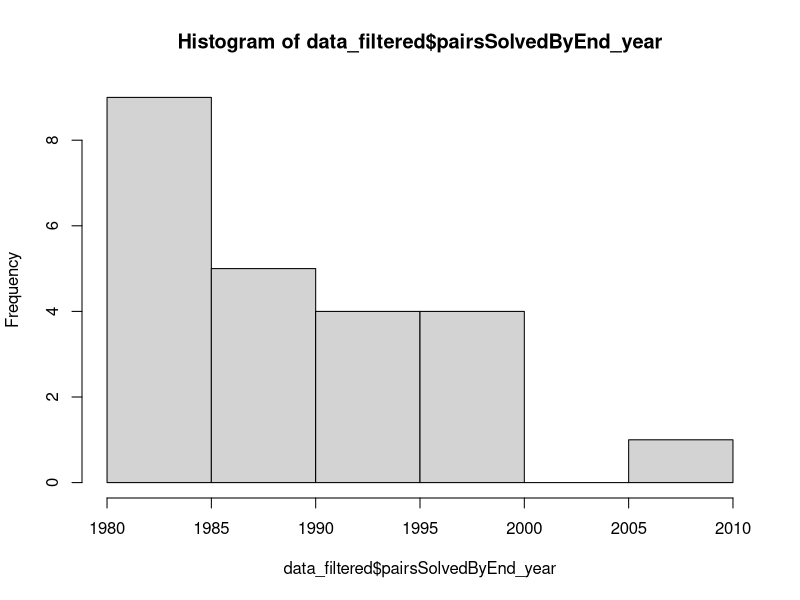
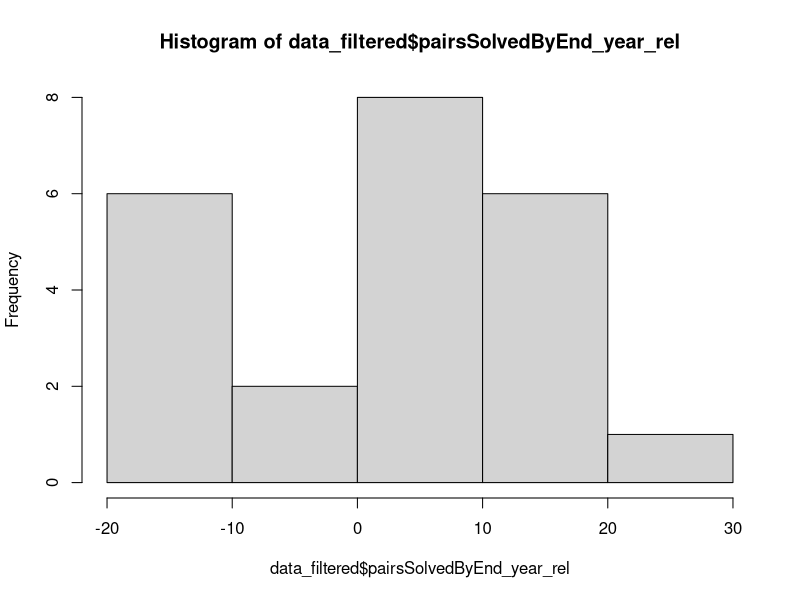
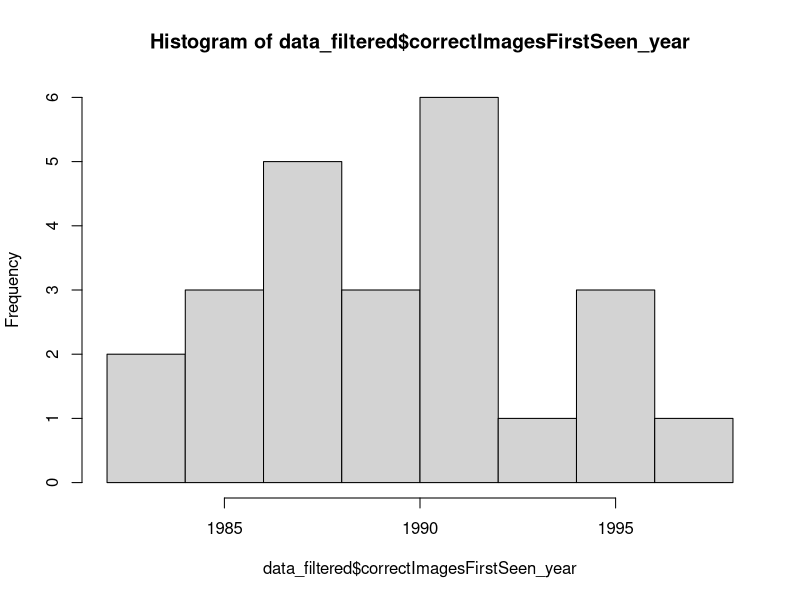
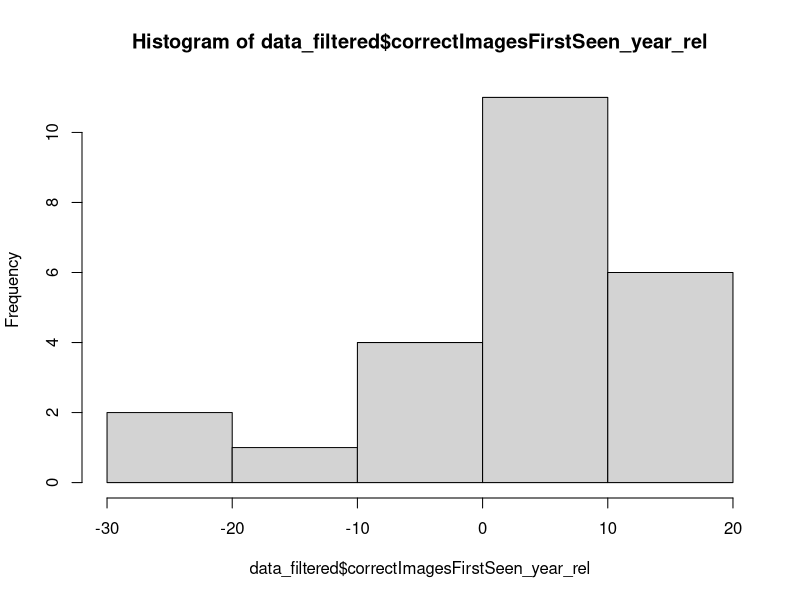
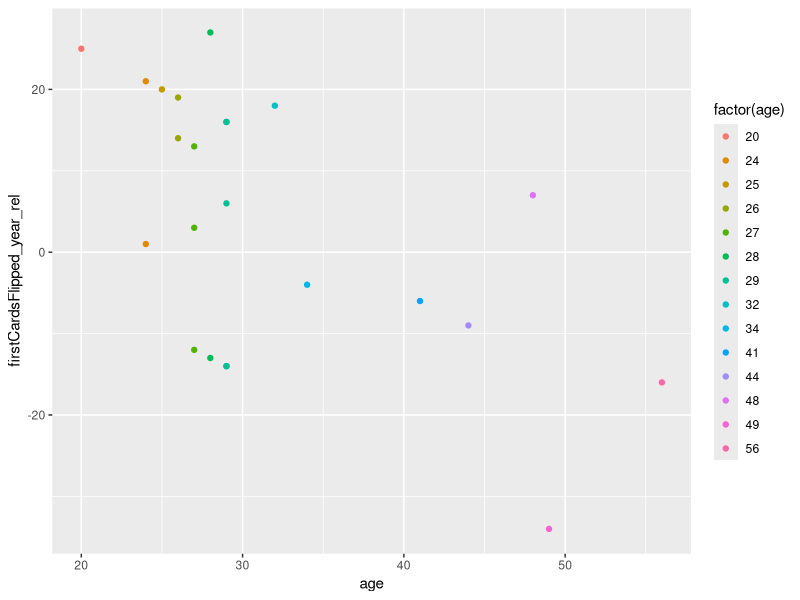
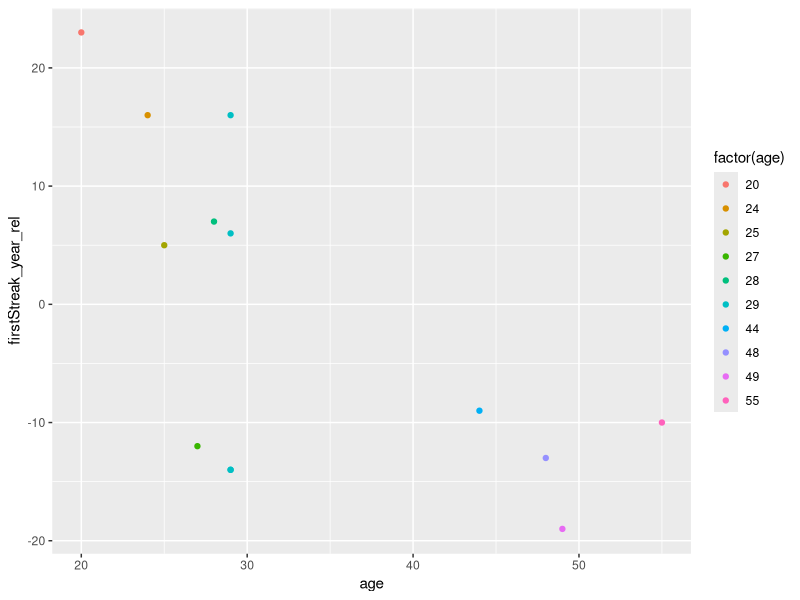
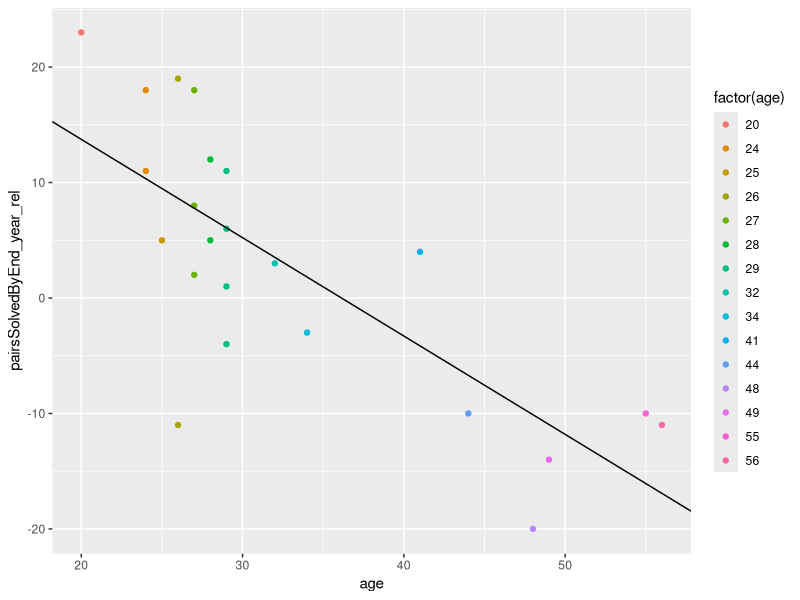
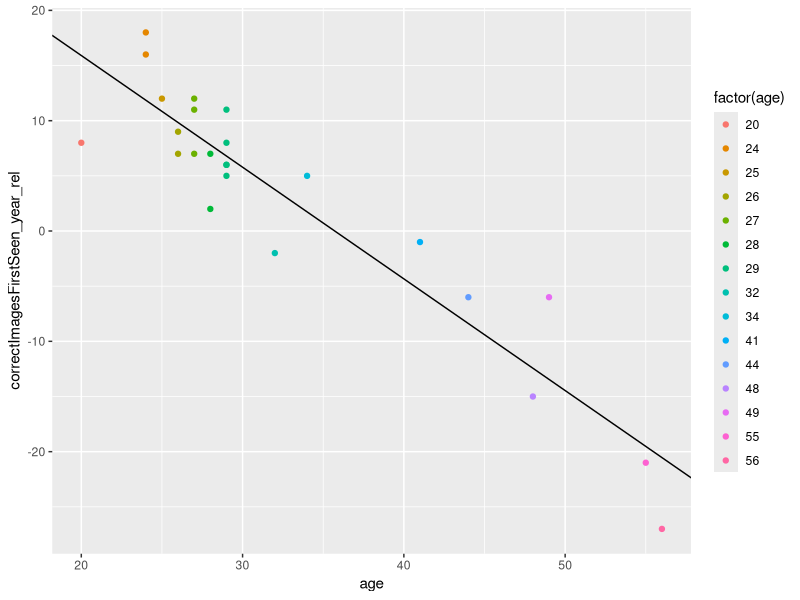

Recreate these plots in R, in order.
library(dplyr)
library(ggplot2)

setwd("~/Documents/CS6795_survey/LogAnalysis")
data <- read.csv("out.csv")

# compare each year column
# combase 

## histograpms
data_filtered = data %>% filter(age < 100)

hist(data_filtered$pairsSolvedByEnd_year)
hist(data_filtered$pairsSolvedByEnd_year_rel)

hist(data_filtered$correctImagesFirstSeen_year)
hist(data_filtered$correctImagesFirstSeen_year_rel)

## age correlations with answer year ##

# firstCardsFlipped_year

plot_me = data %>% 
  select(age,firstCardsFlipped_year_rel) %>%
  filter(age == age) %>%
  filter(age < 100) %>%
  filter(firstCardsFlipped_year_rel != 0)

ggplot(plot_me, aes(x = age, y = firstCardsFlipped_year_rel)) +
geom_point(aes(color = factor(age)))

# firstStreak_year

plot_me = data %>% 
  select(age,firstStreak_year_rel) %>%
  filter(age == age) %>%
  filter(age < 100) %>%
  filter(firstStreak_year_rel != 0)

ggplot(plot_me, aes(x = age, y = firstStreak_year_rel)) +
  geom_point(aes(color = factor(age)))

# pairsSolvedByEnd_year

plot_me = data %>% 
  select(age,pairsSolvedByEnd_year_rel) %>%
  filter(age == age) %>%
  filter(age < 100) %>%
  filter(pairsSolvedByEnd_year_rel != 0)

lmodel <- lm(plot_me$pairsSolvedByEnd_year_rel ~ plot_me$age)
summary(lmodel)

ggplot(plot_me, aes(x = age, y = pairsSolvedByEnd_year_rel)) +
  geom_point(aes(color = factor(age))) + 
  geom_abline(intercept=coef(lmodel)[1], slope=coef(lmodel)[2])

# correctImagesFirstSeen_year

plot_me = data %>% 
  select(age,correctImagesFirstSeen_year_rel) %>%
  filter(age == age) %>%
  filter(age < 100) %>%
  filter(correctImagesFirstSeen_year_rel != 0)

lmodel <- lm(plot_me$correctImagesFirstSeen_year_rel ~ plot_me$age)
summary(lmodel)

ggplot(plot_me, aes(x = age, y = correctImagesFirstSeen_year_rel)) +
  geom_point(aes(color = factor(age))) + 
  geom_abline(intercept=coef(lmodel)[1], slope=coef(lmodel)[2])

# correctImagesByEnd_year

plot_me = data %>% 
  select(age,correctImagesByEnd_year) %>%
  filter(age == age) %>%
  filter(age < 100) %>%
  filter(correctImagesByEnd_year != 0)

ggplot(plot_me, aes(x = age, y = correctImagesByEnd_year)) +
  geom_point(aes(color = factor(age)))

# numCardsCorrect

plot_me = data %>% 
  select(age,numCardsCorrect) %>%
  filter(age == age) %>%
  filter(age < 100) %>%
  filter(numCardsCorrect != 0)

ggplot(plot_me, aes(x = age, y = numCardsCorrect)) +
  geom_point(aes(color = factor(age)))

# numImagesCorrect

plot_me = data %>% 
  select(age,numImagesCorrect) %>%
  filter(age == age) %>%
  filter(age < 100) %>%
  filter(numImagesCorrect != 0)

ggplot(plot_me, aes(x = age, y = numImagesCorrect)) +
  geom_point(aes(color = factor(age)))


## gender correlations with answer year ##

# firstCardsFlipped_year

plot_me = data %>% 
  select(gender,firstCardsFlipped_year_rel) %>%
  filter(firstCardsFlipped_year_rel > -100) %>%
  filter(gender == gender) %>%
  filter(firstCardsFlipped_year_rel != 0)

ggplot(plot_me, aes(x = as.factor(gender), y = firstCardsFlipped_year_rel)) +
  geom_point(aes(color = factor(gender)))

# firstStreak_year

plot_me = data %>% 
  select(gender,firstStreak_year_rel) %>%
  filter(firstStreak_year_rel > -100) %>%
  filter(gender == gender) %>%
  filter(firstStreak_year_rel != 0)

ggplot(plot_me, aes(x = as.factor(gender), y = firstStreak_year_rel)) +
  geom_point(aes(color = factor(gender)))

t.test(firstStreak_year_rel ~ gender, data = plot_me, var.equal = TRUE)

# pairsSolvedByEnd_year

plot_me = data %>% 
  select(gender,pairsSolvedByEnd_year_rel) %>%
  filter(pairsSolvedByEnd_year_rel > -100) %>%
  filter(gender == gender) %>%
  filter(pairsSolvedByEnd_year_rel != 0)

ggplot(plot_me, aes(x = as.factor(gender), y = pairsSolvedByEnd_year_rel)) +
  geom_point(aes(color = factor(gender)))

t.test(pairsSolvedByEnd_year_rel ~ gender, data = plot_me, var.equal = TRUE)

# correctImagesFirstSeen_year

plot_me = data %>% 
  select(gender,correctImagesFirstSeen_year_rel, age) %>%
  filter(correctImagesFirstSeen_year_rel > -100) %>%
  filter(age == age) %>%
  filter(gender == gender) %>%
  filter(correctImagesFirstSeen_year_rel != 0)

ggplot(plot_me, aes(x = as.factor(gender), y = correctImagesFirstSeen_year_rel)) +
  geom_point(aes(color = factor(age)))

# correctImagesByEnd_year

plot_me = data %>% 
  select(gender,correctImagesByEnd_year_rel) %>%
  filter(correctImagesByEnd_year_rel > -100) %>%
  filter(gender == gender) %>%
  filter(correctImagesByEnd_year_rel != 0)

ggplot(plot_me, aes(x = as.factor(gender), y = correctImagesByEnd_year_rel)) +
  geom_point(aes(color = factor(gender)))

# numCardsCorrect

plot_me = data %>% 
  select(gender,numCardsCorrect) %>%
  filter(gender == gender) %>%
  filter(numCardsCorrect != 0)

ggplot(plot_me, aes(x = as.factor(gender), y = numCardsCorrect)) +
  geom_point(aes(color = factor(gender)))

# numImagesCorrect

plot_me = data %>% 
  select(gender,numImagesCorrect) %>%
  filter(gender == gender) %>%
  filter(numImagesCorrect != 0)

ggplot(plot_me, aes(x = as.factor(gender), y = numImagesCorrect)) +
  geom_point(aes(color = factor(gender)))

## politics ## 

# firstCardsFlipped_year

plot_me = data %>% 
  select(politicalParty,firstCardsFlipped_year_rel) %>%
  filter(firstCardsFlipped_year_rel > -100) %>%
  filter(politicalParty == politicalParty) %>%
  filter(politicalParty != "libertarian") %>%
  filter(politicalParty != "other") %>%
  filter(firstCardsFlipped_year_rel != 0)

ggplot(plot_me, aes(x = as.factor(politicalParty), y = firstCardsFlipped_year_rel)) +
  geom_point(aes(color = factor(politicalParty)))

t.test(firstCardsFlipped_year_rel ~ politicalParty, data = plot_me, var.equal = TRUE)

# firstCardsFlipped_year

plot_me = data %>% 
  select(politicalParty,firstStreak_year_rel) %>%
  filter(firstStreak_year_rel > -100) %>%
  filter(politicalParty == politicalParty) %>%
  filter(politicalParty != "libertarian") %>%
  filter(politicalParty != "other") %>%
  filter(firstStreak_year_rel != 0)

ggplot(plot_me, aes(x = as.factor(politicalParty), y = firstStreak_year_rel)) +
  geom_point(aes(color = factor(politicalParty)))

t.test(firstStreak_year_rel ~ politicalParty, data = plot_me, var.equal = TRUE)

# pairsSolvedByEnd_year (maybe significant, check relative)

plot_me = data %>% 
  select(politicalParty,pairsSolvedByEnd_year) %>%
  filter(politicalParty == politicalParty) %>%
  filter(politicalParty != "libertarian") %>%
  filter(politicalParty != "other") %>%
  filter(politicalParty != "") %>%
  filter(pairsSolvedByEnd_year != 0)

ggplot(plot_me, aes(x = as.factor(politicalParty), y = pairsSolvedByEnd_year)) +
  geom_point(aes(color = factor(politicalParty)))

t.test(pairsSolvedByEnd_year ~ politicalParty, data = plot_me, var.equal = TRUE)

# correctImagesFirstSeen_year

plot_me = data %>% 
  select(politicalParty,correctImagesFirstSeen_year_rel, age) %>%
  filter(age == age) %>%
  filter(correctImagesFirstSeen_year_rel > -100) %>%
  filter(politicalParty == politicalParty) %>%
  filter(politicalParty != "libertarian") %>%
  filter(politicalParty != "other") %>%
  filter(politicalParty != "") %>%
  filter(correctImagesFirstSeen_year_rel != 0)

ggplot(plot_me, aes(x = as.factor(politicalParty), y = correctImagesFirstSeen_year_rel)) +
  geom_point(aes(color = factor(age)))

# correctImagesByEnd_year (maybe significant, check relative)

plot_me = data %>% 
  select(politicalParty,correctImagesByEnd_year) %>%
  filter(politicalParty == politicalParty) %>%
  filter(correctImagesByEnd_year != 0)

ggplot(plot_me, aes(x = as.factor(politicalParty), y = correctImagesByEnd_year)) +
  geom_point(aes(color = factor(politicalParty)))

# numCardsCorrect

plot_me = data %>% 
  select(politicalParty,numCardsCorrect) %>%
  filter(politicalParty == politicalParty) %>%
  filter(numCardsCorrect != 0)

ggplot(plot_me, aes(x = as.factor(politicalParty), y = numCardsCorrect)) +
  geom_point(aes(color = factor(politicalParty)))

# numImagesCorrect

plot_me = data %>% 
  select(politicalParty,numImagesCorrect) %>%
  filter(politicalParty == politicalParty) %>%
  filter(numImagesCorrect != 0)

ggplot(plot_me, aes(x = as.factor(politicalParty), y = numImagesCorrect)) +
  geom_point(aes(color = factor(politicalParty)))

## education level ## 

# firstCardsFlipped_year

plot_me = data %>% 
  select(educationLevel,firstCardsFlipped_year) %>%
  filter(educationLevel == educationLevel) %>%
  filter(firstCardsFlipped_year != 0)

ggplot(plot_me, aes(x = as.factor(educationLevel), y = firstCardsFlipped_year)) +
  geom_point(aes(color = factor(educationLevel)))

# firstStreak_year

plot_me = data %>% 
  select(educationLevel,firstStreak_year_rel) %>%
  filter(firstStreak_year_rel > -100) %>%
  filter(educationLevel == educationLevel) %>%
  filter(educationLevel != "high-school") %>%
  filter(firstStreak_year_rel != 0)

ggplot(plot_me, aes(x = as.factor(educationLevel), y = firstStreak_year_rel)) +
  geom_point(aes(color = factor(educationLevel)))

t.test(firstStreak_year_rel ~ educationLevel, data = plot_me, var.equal = TRUE)

# pairsSolvedByEnd_year

plot_me = data %>% 
  select(educationLevel,pairsSolvedByEnd_year_rel) %>%
  filter(pairsSolvedByEnd_year_rel > -100) %>%
  filter(educationLevel == educationLevel) %>%
  filter(pairsSolvedByEnd_year_rel != 0)

ggplot(plot_me, aes(x = as.factor(educationLevel), y = pairsSolvedByEnd_year_rel)) +
  geom_point(aes(color = factor(educationLevel)))

# correctImagesFirstSeen_year

plot_me = data %>% 
  select(educationLevel,correctImagesFirstSeen_year_rel, age) %>%
  filter(age == age) %>%
  filter(age < 100) %>%
  filter(educationLevel == educationLevel) %>%
  filter(correctImagesFirstSeen_year_rel != 0)

ggplot(plot_me, aes(x = as.factor(educationLevel), y = correctImagesFirstSeen_year_rel)) +
  geom_point(aes(color = factor(age)))

# correctImagesByEnd_year

plot_me = data %>% 
  select(educationLevel,correctImagesByEnd_year) %>%
  filter(educationLevel == educationLevel) %>%
  filter(correctImagesByEnd_year != 0)

ggplot(plot_me, aes(x = as.factor(educationLevel), y = correctImagesByEnd_year)) +
  geom_point(aes(color = factor(educationLevel)))

# numCardsCorrect

plot_me = data %>% 
  select(educationLevel,numCardsCorrect) %>%
  filter(educationLevel == educationLevel) %>%
  filter(numCardsCorrect != 0)

ggplot(plot_me, aes(x = as.factor(educationLevel), y = numCardsCorrect)) +
  geom_point(aes(color = factor(educationLevel)))

# numImagesCorrect

plot_me = data %>% 
  select(educationLevel,numImagesCorrect) %>%
  filter(educationLevel == educationLevel) %>%
  filter(numImagesCorrect != 0)

ggplot(plot_me, aes(x = as.factor(educationLevel), y = numImagesCorrect)) +
  geom_point(aes(color = factor(educationLevel)))

## ethnicity ##

## martial yes, no ##

# age 
plot_me = data %>% 
  select(maritalStatus,age) %>%
  filter(age < 100) %>%
  filter(maritalStatus == maritalStatus)

ggplot(plot_me, aes(x = as.factor(maritalStatus), y = age)) +
  geom_point(aes(color = factor(maritalStatus)))

t.test(age ~ maritalStatus, data = plot_me, var.equal = TRUE)

# firstCardsFlipped_year

plot_me = data %>% 
  select(maritalStatus,firstCardsFlipped_year) %>%
  filter(maritalStatus == maritalStatus) %>%
  filter(firstCardsFlipped_year != 0)

ggplot(plot_me, aes(x = as.factor(maritalStatus), y = firstCardsFlipped_year)) +
  geom_point(aes(color = factor(maritalStatus)))

# firstStreak_year

plot_me = data %>% 
  select(maritalStatus,firstStreak_year_rel) %>%
  filter(firstStreak_year_rel > -100) %>%
  filter(maritalStatus == maritalStatus) %>%
  filter(firstStreak_year_rel != 0)

ggplot(plot_me, aes(x = as.factor(maritalStatus), y = firstStreak_year_rel)) +
  geom_point(aes(color = factor(maritalStatus)))

t.test(firstStreak_year_rel ~ maritalStatus, data = plot_me, var.equal = TRUE)

# pairsSolvedByEnd_year

plot_me = data %>% 
  select(maritalStatus,pairsSolvedByEnd_year_rel, age) %>%
  filter(pairsSolvedByEnd_year_rel > -100) %>%
  filter(maritalStatus == maritalStatus) %>%
  filter(pairsSolvedByEnd_year_rel != 0)

ggplot(plot_me, aes(x = as.factor(maritalStatus), y = pairsSolvedByEnd_year_rel)) +
  geom_point(aes(color = factor(age))) 

t.test(pairsSolvedByEnd_year_rel ~ maritalStatus, data = plot_me, var.equal = TRUE)

# correctImagesFirstSeen_year

plot_me = data %>% 
  select(maritalStatus,correctImagesFirstSeen_year, age) %>%
  filter(age == age) %>%
  filter(maritalStatus == maritalStatus) %>%
  filter(correctImagesFirstSeen_year != 0)

ggplot(plot_me, aes(x = as.factor(maritalStatus), y = correctImagesFirstSeen_year)) +
  geom_point(aes(color = factor(age)))

# correctImagesByEnd_year (maybe significant, check relative)

plot_me = data %>% 
  select(maritalStatus,correctImagesByEnd_year) %>%
  filter(maritalStatus == maritalStatus) %>%
  filter(correctImagesByEnd_year != 0)

ggplot(plot_me, aes(x = as.factor(maritalStatus), y = correctImagesByEnd_year)) +
  geom_point(aes(color = factor(maritalStatus)))

# numCardsCorrect

plot_me = data %>% 
  select(maritalStatus,numCardsCorrect) %>%
  filter(maritalStatus == maritalStatus) %>%
  filter(numCardsCorrect != 0)

ggplot(plot_me, aes(x = as.factor(maritalStatus), y = numCardsCorrect)) +
  geom_point(aes(color = factor(maritalStatus)))

# numImagesCorrect

plot_me = data %>% 
  select(maritalStatus,numImagesCorrect) %>%
  filter(maritalStatus == maritalStatus) %>%
  filter(numImagesCorrect != 0)

ggplot(plot_me, aes(x = as.factor(maritalStatus), y = numImagesCorrect)) +
  geom_point(aes(color = factor(maritalStatus)))

## gaming frequency (number) ##

# pairsSolvedByEnd_year

plot_me = data %>% 
  select(gamingFrequency,pairsSolvedByEnd_year_rel) %>%
  filter(gamingFrequency == gamingFrequency) %>%
  filter(pairsSolvedByEnd_year_rel != 0) %>%
  filter(pairsSolvedByEnd_year_rel> -100)

ggplot(plot_me, aes(x = as.factor(gamingFrequency), y = pairsSolvedByEnd_year_rel)) +
  geom_point(aes(color = factor(gamingFrequency)))

# correctImagesFirstSeen_year

plot_me = data %>% 
  select(gamingFrequency,correctImagesFirstSeen_year_rel, age) %>%
  filter(age == age) %>%
  filter(gamingFrequency == gamingFrequency) %>%
  filter(correctImagesFirstSeen_year_rel != 0) %>%
  filter(correctImagesFirstSeen_year_rel> -100)

ggplot(plot_me, aes(x = as.factor(gamingFrequency), y = correctImagesFirstSeen_year_rel)) +
  geom_point(aes(color = factor(age)))

## future outlook (number) ##

# pairsSolvedByEnd_year

plot_me = data %>% 
  select(futureOutlook,pairsSolvedByEnd_year_rel) %>%
  filter(futureOutlook == futureOutlook) %>%
  filter(pairsSolvedByEnd_year_rel != 0) %>%
  filter(pairsSolvedByEnd_year_rel > -100)

ggplot(plot_me, aes(x = as.factor(futureOutlook), y = pairsSolvedByEnd_year_rel)) +
  geom_point(aes(color = factor(futureOutlook)))

# correctImagesFirstSeen_year

plot_me = data %>% 
  select(futureOutlook,correctImagesFirstSeen_year_rel, age) %>%
  filter(age == age) %>%
  filter(futureOutlook == futureOutlook) %>%
  filter(correctImagesFirstSeen_year_rel != 0) %>%
  filter(correctImagesFirstSeen_year_rel > -100)

ggplot(plot_me, aes(x = as.factor(futureOutlook), y = correctImagesFirstSeen_year_rel)) +
  geom_point(aes(color = factor(age)))

# n-points

# age

plot_me = data %>% 
  select(n.points,age) %>%
  filter(n.points == n.points) %>%
  filter(n.points > 0) %>%
  filter(n.points < 30) %>%
  filter(age == age) %>%
  filter(age < 100)

ggplot(plot_me, aes(x = age, y = n.points)) +
  geom_point(aes(color = factor(n.points))) + 
  geom_smooth(aes(age,n.points), method="lm", se=F)

lmodel <- lm(plot_me$age ~ plot_me$n.points)
summary(lmodel)

# pairsSolvedByEnd_year

plot_me = data %>% 
  select(n.points,pairsSolvedByEnd_year_rel) %>%
  filter(n.points == n.points) %>%
  filter(pairsSolvedByEnd_year_rel > -100) %>%
  filter(pairsSolvedByEnd_year_rel != 0)

lmodel <- lm(plot_me$pairsSolvedByEnd_year_rel ~ plot_me$n.points)
summary(lmodel)

ggplot(plot_me, aes(x = n.points, y = pairsSolvedByEnd_year_rel)) +
  geom_point(aes(color = factor(n.points)))

# correctImagesFirstSeen_year

plot_me = data %>% 
  select(n.points,correctImagesFirstSeen_year_rel) %>%
  filter(n.points == n.points) %>%
  filter(n.points != 0) %>%
  filter(correctImagesFirstSeen_year_rel != 0) %>%
  filter(correctImagesFirstSeen_year_rel > -100)

lmodel <- lm(plot_me$correctImagesFirstSeen_year_rel ~ plot_me$n.points)
summary(lmodel)

ggplot(plot_me, aes(x = n.points, y = correctImagesFirstSeen_year_rel)) +
  geom_point(aes(color = factor(n.points))) + 
  geom_abline(intercept=coef(lmodel)[1], slope=coef(lmodel)[2])

# numCardsCorrect

plot_me = data %>% 
  select(n.points,numCardsCorrect) %>%
  filter(n.points == n.points) %>%
  filter(numCardsCorrect != 0)

ggplot(plot_me, aes(x = n.points, y = numCardsCorrect)) +
  geom_point(aes(color = factor(n.points)))

# numImagesCorrect

plot_me = data %>% 
  select(n.points,numImagesCorrect) %>%
  filter(n.points == n.points) %>%
  filter(numImagesCorrect != 0)

ggplot(plot_me, aes(x = n.points, y = numImagesCorrect)) +
  geom_point(aes(color = factor(n.points)))

lmodel <- lm(plot_me$numImagesCorrect ~ plot_me$n.points)
summary(lmodel)
